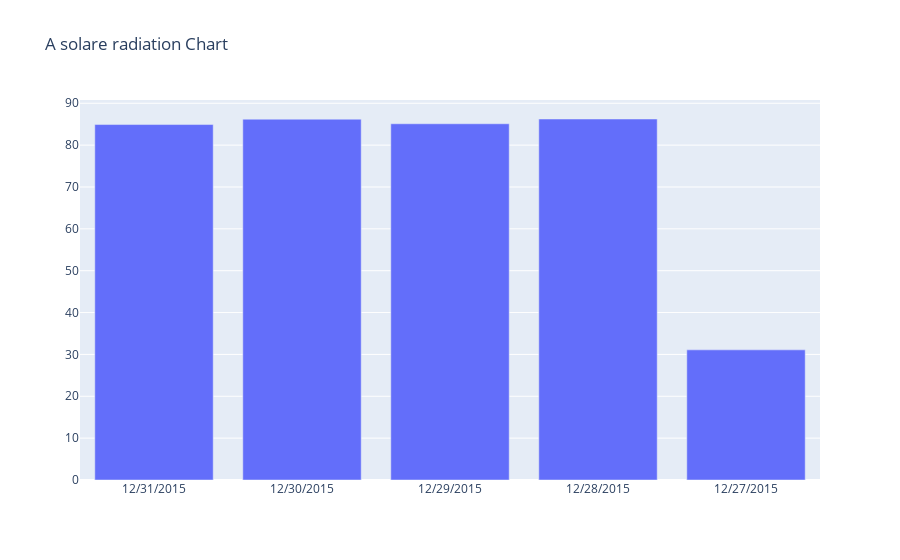

The notebook cell this image was saved under:
### Code cell
import plotly.graph_objects as go
fig = go.Figure(
    data=[go.Bar(x=weather["Date"].head(), y=weather["Solare Radiation AVG"].head())],
    layout=go.Layout(
        title=go.layout.Title(text="A solare radiation Chart")
    )
)
fig.show()

### Figure 1 — Plotly figure (JSON) as saved in the notebook; plotly's stock layout.template omitted (floating-point values rounded to 4 significant figures)
{"data": [{"type": "bar", "x": ["12/31/2015", "12/30/2015", "12/29/2015", "12/28/2015", "12/27/2015"], "y": [84.92, 86.19, 85.1, 86.24, 31.09]}], "layout": {"autosize": true, "title": {"text": "A solare radiation Chart"}, "xaxis": {"autorange": true, "range": [-0.5, 4.5], "type": "category"}, "yaxis": {"autorange": true, "range": [0, 90.78], "type": "linear"}}}
